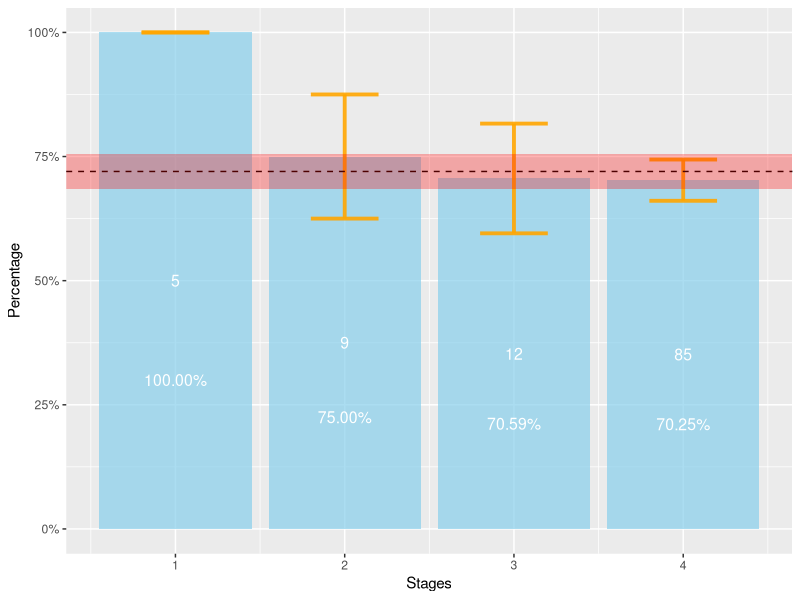
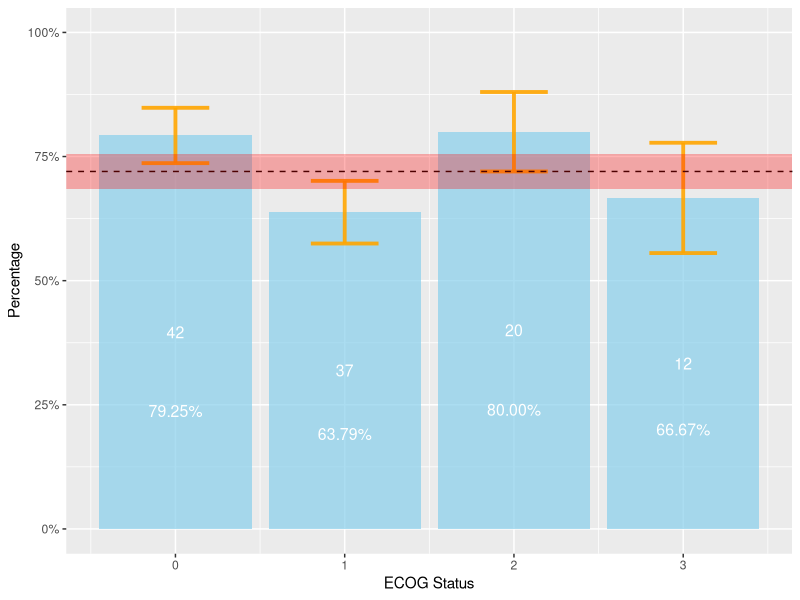
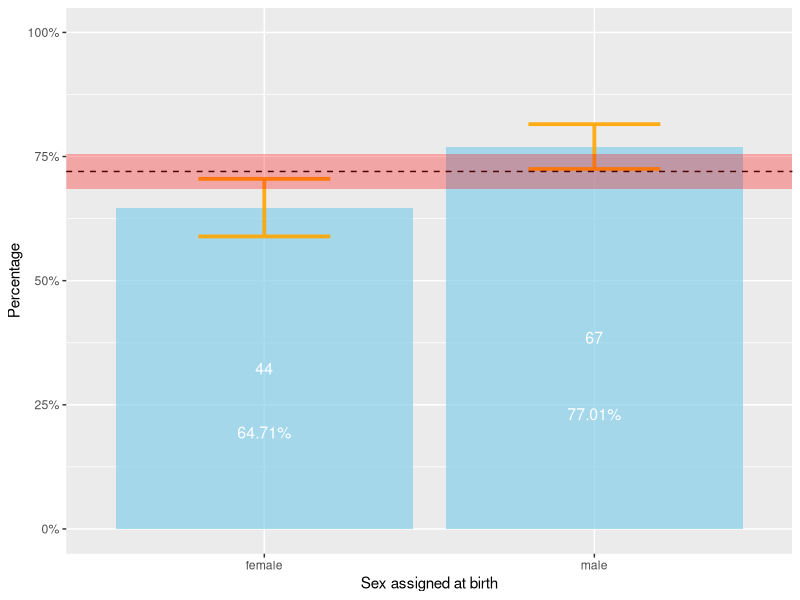
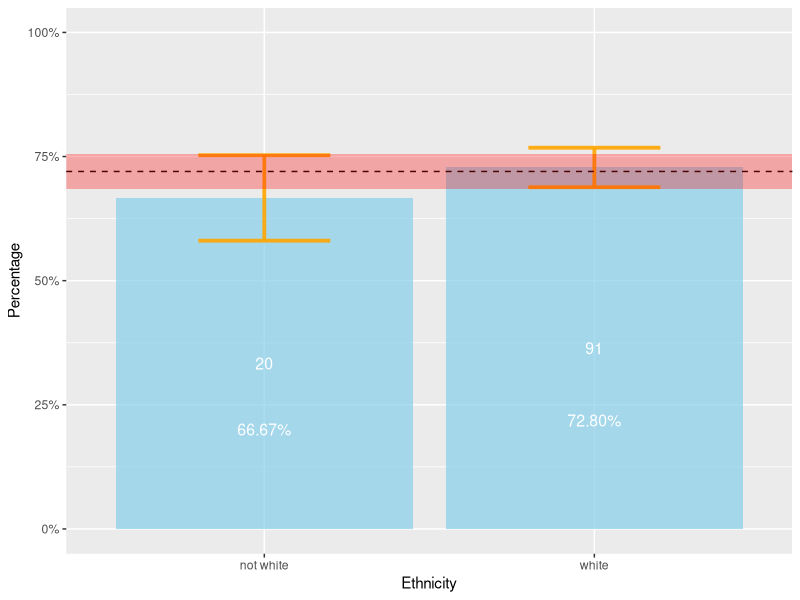
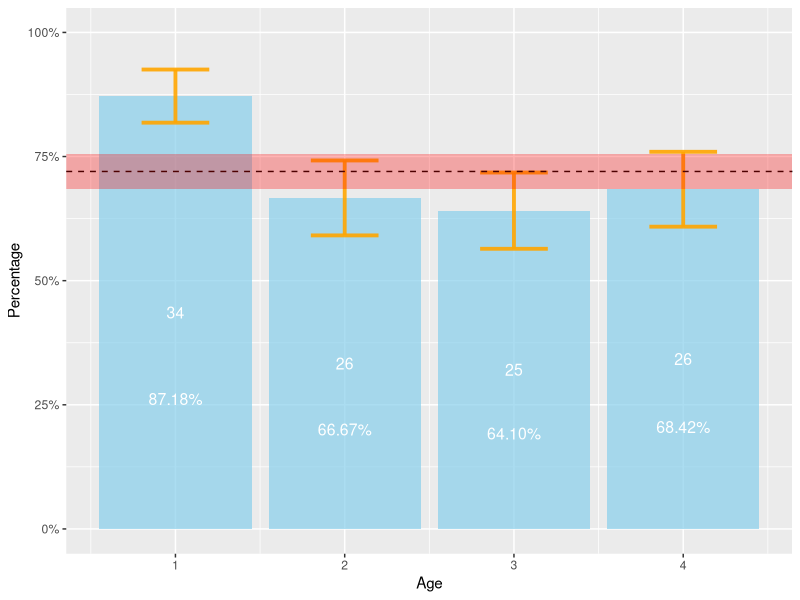
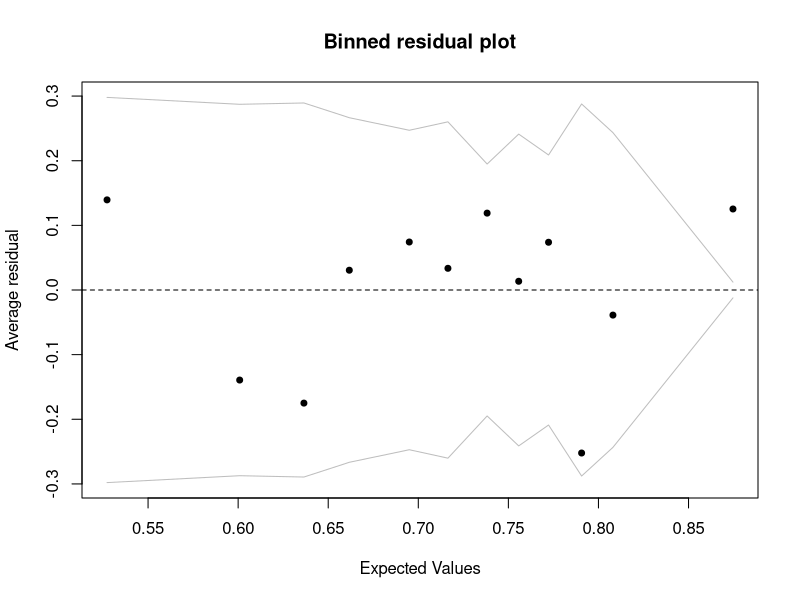

Here is the R script that generated these plots, in order:
## ---- chunk 1
knitr::opts_chunk$set(echo = TRUE)
## ---- chunk 2
#package we use
library(arm)
library(stringr)
library(dplyr)
library(arm)
library(MASS)
library(tidyverse)
## ---- chunk 3
dat <- read_csv('data.csv')
#second opinion tag 

dat$second_opinion <- str_detect(dat$`Reason No Referral`, pattern = 'second opinion') | str_detect(dat$`Somatic Testing
(y,n,other)`, pattern = 'second opinion')

#number of patients with second opinion
#sum(dat$second_opinion)

#the data we will use for the further analysis(exclude patients with second opinion)
dat_1 <- dat[dat$second_opinion == FALSE,]

#referral rate = ordered test / total number
#re-encoding 
dat_1$test <- ifelse(str_detect(dat_1$`Testing Ordered`, pattern = 'yes'), 1, 0)

#referral rate through time 
dat_1$`Initial Appt (#1-30)`[dat_1$`Initial Appt (#1-30)`> 15 & dat_1$`Initial Appt (#1-30)`< 16]  <- 15
dat_1$`Initial Appt (#1-30)`[dat_1$`Initial Appt (#1-30)`> 22 & dat_1$`Initial Appt (#1-30)`< 23]  <- 22

dat_1$`Genetics Referrals`<- ifelse(dat_1$`# Genetics Referrals` >0, "yes", "no")
dat_1$`Ethnicity/ Ancestry`<- ifelse(dat_1$`Ethnicity/ Ancestry` == "white", "white", "not white")

## ---- chunk 4
# average referral rate
avg_referral <- mean(dat_1$`Genetics Referrals` == 'yes')
#se
sqrt(avg_referral*(1-avg_referral)/nrow(dat_1))
## ---- chunk 5

df5<- dat_1 %>%
  count(`Genetics Referrals`,`Stage at Dx (#0-4)`) %>%
  arrange(`Genetics Referrals`, desc(`Stage at Dx (#0-4)`)) %>% # Rearranging in stacking order  
  group_by(`Stage at Dx (#0-4)`) %>%
  mutate(Freq2 = cumsum(n), # Calculating position of stacked Freq
         prop = n/sum(n),
         percentage = 100* n/sum(n))  # Calculating proportion of Freq

df5$label = paste0(sprintf("%.2f", df5$percentage), "%")
df5$sd<- sqrt( df5$prop*(1-df5$prop) / df5$Freq2)

df_5<- df5 %>% filter(`Genetics Referrals`== "yes")

ggplot(df_5) +
    geom_bar( aes(x=`Stage at Dx (#0-4)`, y=prop), stat="identity", fill="skyblue", alpha=0.7) +
    geom_errorbar(aes(x=`Stage at Dx (#0-4)`, ymin=prop-sd, ymax=prop+sd), width=0.4, colour="orange", alpha=0.9, size=1.3)+
    geom_text(aes(x=`Stage at Dx (#0-4)`, y=prop,label = n), position = position_stack(vjust = 0.5), size = 4, color="white")+
    geom_text(aes(x=`Stage at Dx (#0-4)`, y=prop,label = label), position = position_stack(vjust = 0.3), size = 4, color="white")+
   geom_hline(yintercept = 0.72, color = 'black',linetype  = 2 ) + 
   annotate('ribbon', x = c(-Inf, Inf), ymin = 0.72 -0.036, ymax = 0.72 + 0.036, 
           alpha = 0.3, fill = 'red') + 
    scale_y_continuous(labels = scales::percent)+
    ylab("Percentage")+
    xlab("Stages")
## ---- chunk 6

df6 <- dat_1 %>%
  count(`Genetics Referrals`,`ECOG at Initial (#0-4)`) %>%
  arrange(`Genetics Referrals`, desc(`ECOG at Initial (#0-4)`)) %>% # Rearranging in stacking order  
  group_by(`ECOG at Initial (#0-4)`) %>%
  mutate(Freq2 = cumsum(n), # Calculating position of stacked Freq
         prop = n/sum(n),
         percentage = 100* n/sum(n))  # Calculating proportion of Freq

df6$label = paste0(sprintf("%.2f", df6$percentage), "%")

df6$sd<- sqrt( df6$prop*(1-df6$prop) / df6$Freq2)

df_6<- df6 %>% filter(`Genetics Referrals`== "yes")


ggplot(df_6) +
    geom_bar( aes(x=`ECOG at Initial (#0-4)`, y=prop), stat="identity", fill="skyblue", alpha=0.7) +
    geom_errorbar(aes(x=`ECOG at Initial (#0-4)`, ymin=prop-sd, ymax=prop+sd), width=0.4, colour="orange", alpha=0.9, size=1.3)+
    geom_text(aes(x=`ECOG at Initial (#0-4)`, y=prop,label = n), position = position_stack(vjust = 0.5), size = 4, color="white")+
    geom_text(aes(x=`ECOG at Initial (#0-4)`, y=prop,label = label), position = position_stack(vjust = 0.3), size = 4, color="white")+
      geom_hline(yintercept = 0.72, color = 'black',linetype  = 2 ) + 
   annotate('ribbon', x = c(-Inf, Inf), ymin = 0.72 -0.036, ymax = 0.72 + 0.036, 
           alpha = 0.3, fill = 'red') + 
    scale_y_continuous(labels = scales::percent, limits = c(0,1))+
    ylab("Percentage")+
    xlab("ECOG Status") 
## ---- chunk 7

df7 <- dat_1 %>%
  count(`Genetics Referrals`,`Sex Assigned
at Birth (m/f)`) %>%
  arrange(`Genetics Referrals`, desc(`Sex Assigned
at Birth (m/f)`)) %>% # Rearranging in stacking order  
  group_by(`Sex Assigned
at Birth (m/f)`) %>%
  mutate(Freq2 = cumsum(n), # Calculating position of stacked Freq
         prop = n/sum(n),
         percentage = 100* n/sum(n))  # Calculating proportion of Freq

df7$label = paste0(sprintf("%.2f", df7$percentage), "%")

df7$sd<- sqrt( df7$prop*(1-df7$prop) / df7$Freq2)

df_7<- df7 %>% filter(`Genetics Referrals`== "yes")


ggplot(df_7) +
    geom_bar( aes(x=`Sex Assigned
at Birth (m/f)`, y=prop), stat="identity", fill="skyblue", alpha=0.7) +
    geom_errorbar(aes(x=`Sex Assigned
at Birth (m/f)`, ymin=prop-sd, ymax=prop+sd), width=0.4, colour="orange", alpha=0.9, size=1.3)+
    geom_text(aes(x=`Sex Assigned
at Birth (m/f)`, y=prop,label = n), position = position_stack(vjust = 0.5), size = 4, color="white")+
    geom_text(aes(x=`Sex Assigned
at Birth (m/f)`, y=prop,label = label), position = position_stack(vjust = 0.3), size = 4, color="white")+
      geom_hline(yintercept = 0.72, color = 'black',linetype  = 2 ) + 
   annotate('ribbon', x = c(-Inf, Inf), ymin = 0.72 -0.036, ymax = 0.72 + 0.036, 
           alpha = 0.3, fill = 'red') + 
    scale_y_continuous(labels = scales::percent, limits = c(0,1))+
    ylab("Percentage")+
    xlab("Sex assigned at birth") 
## ---- chunk 8

df8 <- dat_1 %>%
  count(`Genetics Referrals`,`Ethnicity/ Ancestry`) %>%
  arrange(`Genetics Referrals`, desc(`Ethnicity/ Ancestry`)) %>% # Rearranging in stacking order  
  group_by(`Ethnicity/ Ancestry`) %>%
  mutate(Freq2 = cumsum(n), # Calculating position of stacked Freq
         prop = n/sum(n),
         percentage = 100* n/sum(n))  # Calculating proportion of Freq

df8$label = paste0(sprintf("%.2f", df8$percentage), "%")

df8$sd<- sqrt( df8$prop*(1-df8$prop) / df8$Freq2)

df_8<- df8 %>% filter(`Genetics Referrals`== "yes")


ggplot(df_8) +
    geom_bar( aes(x=`Ethnicity/ Ancestry`, y=prop), stat="identity", fill="skyblue", alpha=0.7) +
    geom_errorbar(aes(x=`Ethnicity/ Ancestry`, ymin=prop-sd, ymax=prop+sd), width=0.4, colour="orange", alpha=0.9, size=1.3)+
    geom_text(aes(x=`Ethnicity/ Ancestry`, y=prop,label = n), position = position_stack(vjust = 0.5), size = 4, color="white")+
    geom_text(aes(x=`Ethnicity/ Ancestry`, y=prop,label = label), position = position_stack(vjust = 0.3), size = 4, color="white")+
     geom_hline(yintercept = 0.72, color = 'black',linetype  = 2 ) + 
   annotate('ribbon', x = c(-Inf, Inf), ymin = 0.72 -0.036, ymax = 0.72 + 0.036, 
           alpha = 0.3, fill = 'red') + 
    scale_y_continuous(labels = scales::percent, limits = c(0,1))+
    ylab("Percentage")+
    xlab("Ethnicity") 
## ---- chunk 9
#dat_1$`Age at Dx (#)`
quantile(dat_1$`Age at Dx (#)`)
## ---- chunk 10
dat_1 <- dat_1 %>%
    mutate(quantile = ntile(`Age at Dx (#)`, 4))
df8 <- dat_1 %>%
  count(`Genetics Referrals`,quantile) %>%
  arrange(`Genetics Referrals`, desc(quantile)) %>% # Rearranging in stacking order  
  group_by(quantile) %>%
  mutate(Freq2 = cumsum(n), # Calculating position of stacked Freq
         prop = n/sum(n),
         percentage = 100* n/sum(n))  # Calculating proportion of Freq

df8$label = paste0(sprintf("%.2f", df8$percentage), "%")

df8$sd<- sqrt( df8$prop*(1-df8$prop) / df8$Freq2)

df_8<- df8 %>% filter(`Genetics Referrals`== "yes")


ggplot(df_8) +
    geom_bar( aes(x=quantile, y=prop), stat="identity", fill="skyblue", alpha=0.7) +
    geom_errorbar(aes(x=quantile, ymin=prop-sd, ymax=prop+sd), width=0.4, colour="orange", alpha=0.9, size=1.3)+ 
    geom_text(aes(x=quantile, y=prop,label = n), position = position_stack(vjust = 0.5), size = 4, color="white")+
    geom_text(aes(x=quantile, y=prop,label = label), position = position_stack(vjust = 0.3), size = 4, color="white")+
    geom_hline(yintercept = 0.72, color = 'black',linetype  = 2 ) + 
   annotate('ribbon', x = c(-Inf, Inf), ymin = 0.72 -0.036, ymax = 0.72 + 0.036, 
           alpha = 0.3, fill = 'red') + 
    scale_y_continuous(labels = scales::percent, limits = c(0,1))+
    ylab("Percentage")+
    xlab("Age") 
## ---- chunk 11
dat_1$`Genetics Referrals`<- ifelse (dat_1$`Genetics Referrals` == "yes", 1, 0)
## ---- chunk 12
model1 <- glm(`Genetics Referrals` ~  `Stage at Dx (#0-4)` + 
                `ECOG at Initial (#0-4)` +
                `Age at Dx (#)` + 
                `Ethnicity/ Ancestry` + `Sex Assigned
at Birth (m/f)` , family = "binomial", data = dat_1)
summary(model1)
## ---- chunk 13
binnedplot(fitted(model1), 
           residuals(model1, type = "response"), 
           xlab = "Expected Values", 
           ylab = "Average residual", 
           main = "Binned residual plot",
           cex.pts = 0.8, 
           col.pts = 1, 
           col.int = "gray")
## ---- chunk 14
model2 <- glm(`Genetics Referrals` ~   `ECOG at Initial (#0-4)` 
              + `Age at Dx (#)` + 
                `Ethnicity/ Ancestry` + 
                `Sex Assigned
at Birth (m/f)` ,
family = "binomial", data = dat_1)
summary(model2)
## ---- chunk 15
model3 <- glm(`Genetics Referrals` ~  `Stage at Dx (#0-4)` +  
                `Age at Dx (#)` + 
                `Ethnicity/ Ancestry` +
                `Sex Assigned
at Birth (m/f)` , family = "binomial", data = dat_1)
summary(model3)
